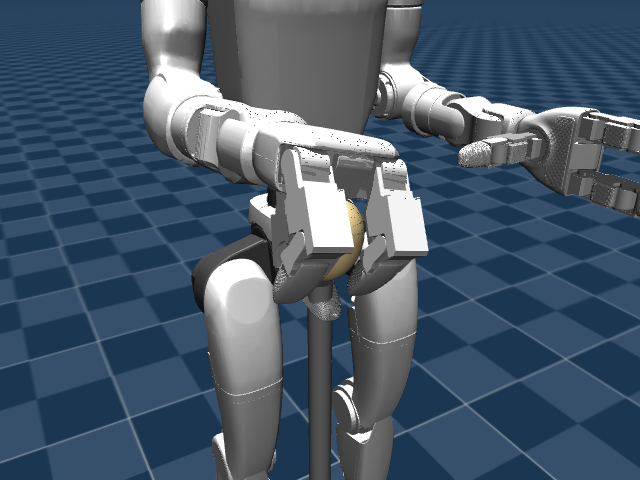
#> input picture data/e2e/egg_as_egg_capped.png, 640 x 480 px
$ python -i color_baseline.py   (imports and definitions only)
#> lines starting #> are read from the running program, lines starting #| are printed output that depends on the picture
"""Colour-rule baseline (orange = stress ball, white blob = egg, gold elongated blob = can) on imgs/ with scipy blobs. UNTUNED first attempt: 38/50 (76%).
Not a replacement for the VLM: white sleeves/lights, orange background items and small objects break it. python -m ai.color_baseline [folder]"""
import sys
import numpy as np, glob, os, collections
from PIL import Image
from scipy import ndimage as ndi

def blobs(mask, min_area):
    mask = ndi.binary_opening(mask, iterations=1)
    lab, n = ndi.label(mask)
    out = []
    for i, sl in enumerate(ndi.find_objects(lab), 1):
        m = lab[sl] == i; a = int(m.sum())
        if a < min_area: continue
        h, w = m.shape; out.append({"area": a, "aspect": max(h, w) / max(1, min(h, w)), "fill": a / (h * w), "cy": (sl[0].start + sl[0].stop) / 2, "cx": (sl[1].start + sl[1].stop) / 2})
    return sorted(out, key=lambda b: -b["area"])

def classify(path, P):   # path or file-like object
    im = Image.open(path).convert("RGB"); im.thumbnail((400, 400)); h = np.array(im.convert("HSV")).astype(int)
    H, S, V = h[..., 0], h[..., 1], h[..., 2]
    orange = blobs((H >= 6) & (H <= 22) & (S > P["os"]) & (V > 130), P["omin"])
    white = blobs((S < P["ws"]) & (V > P["wv"]), P["wmin"])
    gold = blobs((H >= 22) & (H <= 36) & (S > 110) & (V > 110), P["gmin"])
    ob = [b for b in orange if b["aspect"] < 1.7 and b["fill"] > 0.45]
    wb = [b for b in white if b["area"] < P["wmax"] and b["aspect"] < 1.9 and b["fill"] > 0.5]
    gb = [b for b in gold if b["aspect"] >= 1.5]
    cands = []
    if ob: cands.append(("stress_ball", ob[0]["area"] * 1.0))
    if gb: cands.append(("can", gb[0]["area"] * 0.9))
    if wb: cands.append(("egg", wb[0]["area"] * 0.8))
    return max(cands, key=lambda c: c[1])[0] if cands else "other"

def classify_bytes(data, P=None):
    """Colour-rule label for image bytes: 'stress_ball' | 'egg' | 'can' | 'other' (76% on imgs/, untuned)."""
    import io   # decoded in memory: a temp file opened by name cannot be reopened on Windows (Giorgio, board 17:46 -> ok=False)
    return classify(io.BytesIO(data), P or DEFAULT_P)


DEFAULT_P = {"os": 150, "omin": 120, "ws": 45, "wv": 215, "wmin": 150, "wmax": 9000, "gmin": 250}

# [13 lines not run here, left out]

>>> import cv2
>>> picture = cv2.imread('../data/e2e/egg_as_egg_capped.png', cv2.IMREAD_GRAYSCALE)
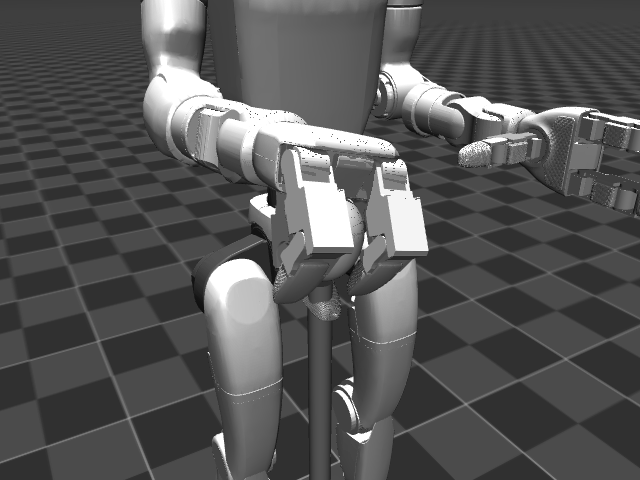
#> picture: shape (480, 640); min 8, max 255, mean 86
#> (the run stopped early here; a loop or call above may not have finished)
